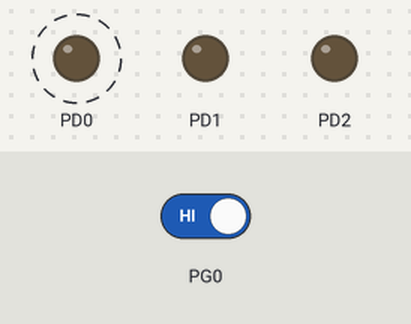
Bench run of a program on a simulated ATmega128, built with avr-gcc and emulated at 16 MHz. On the bench: output pins drawn as LEDs (lit = HIGH). Dashed ring = blinking. Inputs (shaded band) come from the test bench; at power-on: PG0 HIGH.

Above: at 2.8 s.
2.9 s: PG0 driven LOW
At 3.25 s:
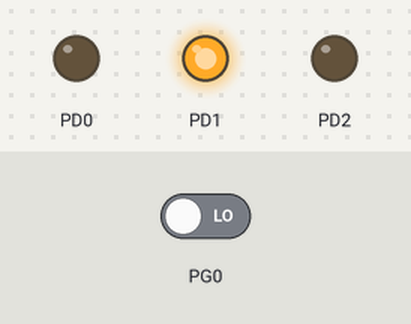
At 4.25 s:
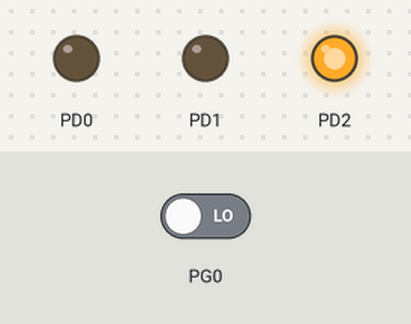
7.0 s: PG0 driven HIGH
At 7.25 s:
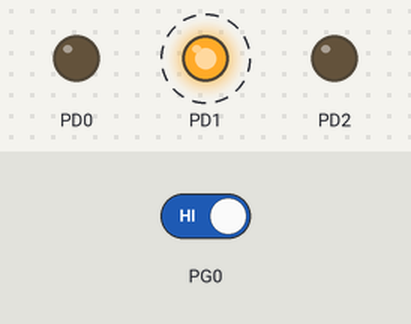
Timing chart, 0 to 16.5 s (numbered marks = the images above; inputs shaded):
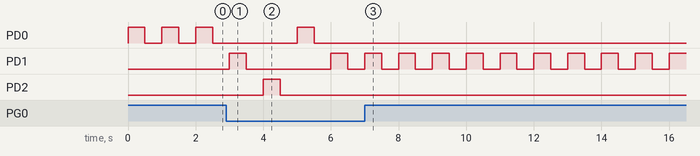

The program:

main.c
```c
/*
 * test01.c
 *
 * Created: 2024-03-20 오전 11:42:03
 * Author : SYSTEM-00
 */
#define F_CPU 16000000L

#include <avr/io.h>
#include <avr/delay.h>
//#include <util/delay.h>
#define __delay_t 500

void TogglePinA(int n, double dl)  // n : n번째 비트,  dl : delay in mili-second
{
	char b = 1 << n;
	PORTD |= b; // PortA의 n번째 비트를 HIGH로 출력
	_delay_ms( __delay_t);
	PORTD &= ~b; // PortA의 n번째 비트를 LOW로 출력
	_delay_ms( __delay_t);
}

int main(void)
{
    /* Replace with your application code */
	DDRD |= 0x07;  // PortA의 0,1,2번째 비트를 출력용으로 사용, 나머지는 입력
	DDRG &= ~0x01;	// PortB의 0번째 비트를 입력용으로 사용, 나머지는 그대로 유지
	int mode = 0;	// mode1:RED   mode2:Green  mode3:Blue  flash
    while (1)
    {
		//if(PINB & 0x01 == 1)  // SW가 안눌렸을때 true
		if(!(PING & 0x01 == 1))  // SW가 눌렸을 때 true
		{
			mode++;
			if(mode >= 3) mode = 0;
		}
		switch(mode)
		{
			case 0:
			TogglePinA(0,__delay_t); // PortA의 0번째 비트를 점멸
			break;
			case 1:
			TogglePinA(1,__delay_t); // PortA의 1번째 비트를 점멸
			break;
			case 2:
			TogglePinA(2,__delay_t); // PortA의 2번째 비트를 점멸
			break;
			default:
			mode = 0;
			break;
		}
    }
}
```

Measured:
- after the input at 2.9 s, PD1: alternates HIGH for 0.50 s and LOW for 2.5 s, starting after 0.10 s; PD2: LOW → HIGH after 1.1 s, → LOW 0.50 s later
- after the input at 7.0 s, PD0, PD2: stops changing and stays LOW; PD1: alternates HIGH for 0.50 s and LOW for 0.50 s, starting at once
